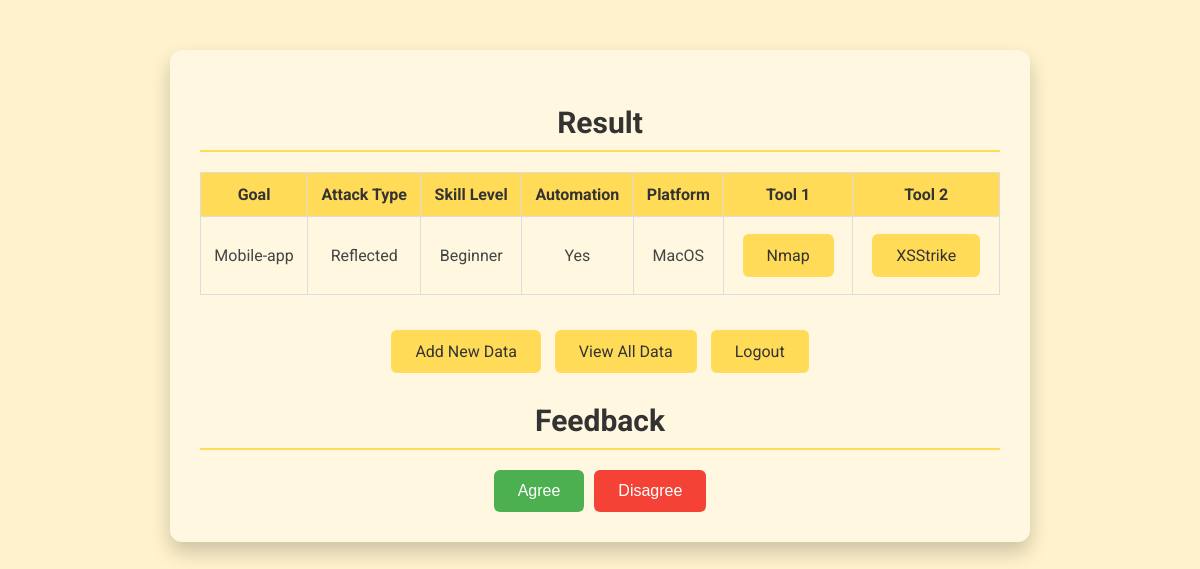
The app's page /result/ (signed in), older data.
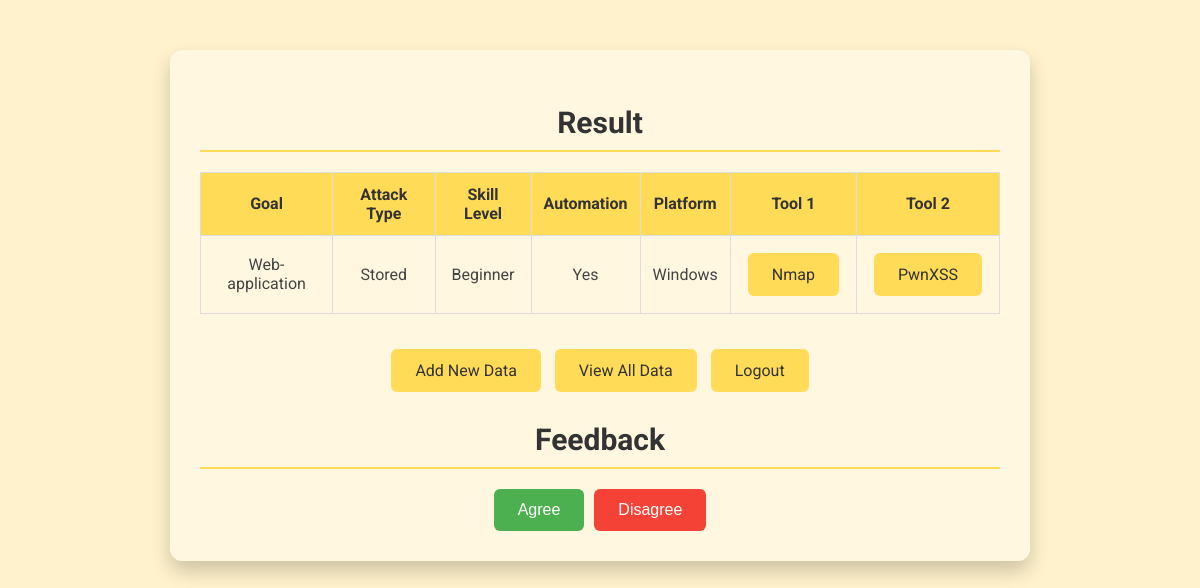
The same page, newer data.
### suggestxss/models.py (models this page shows, shortened)
class UserData(models.Model):
    user = models.ForeignKey(User, on_delete=models.CASCADE)
    goal = models.IntegerField(choices=[(0, 'Web-application'), (1, 'API'), (2, 'Mobile-app')])
    attackT = models.IntegerField(choices=[(0, 'Reflected'), (1, 'Stored'), (2, 'Dom-based')])
    skill = models.IntegerField(choices=[(0, 'Beginner'), (1, 'Intermediate'), (2, 'Advanced')])
    automation = models.IntegerField(choices=[(0, 'No'), (1, 'Yes')])
    platform = models.IntegerField(choices=[(0, 'Windows'), (1, 'Linux'), (2, 'MacOS')])
    suggest = models.IntegerField(choices=[(0, 'Nmap & PwnXSS'), (1, 'Nmap & XSStrike')])
    created_at = models.DateTimeField(default=timezone.now)

### suggestxss/views.py (the view)
# urls.py: path('result/', views.result, name='result'),
def result(request):
    print("Executing result function")
    data = UserData.objects.filter(user=request.user).last()
    feedback = Feedback.objects.filter(user_data=data).last() if data else None
    print("Finished executing result function")
    return render(request, 'suggestxss/result.html', {'data': data})

### suggestxss/templates/suggestxss/result.html (shortened to what this page needs)
<!DOCTYPE html>
<html lang="en">
<head>
</head>
<body>
    <div class="container">
        <h2>Result</h2>
        <table>
            <tr>
                <th>Goal</th>
                <th>Attack Type</th>
                <th>Skill Level</th>
                <th>Automation</th>
                <th>Platform</th>
                <th>Tool 1</th>
                <th>Tool 2</th>
            </tr>
            <tr>
                <td>{{ data.get_goal_display }}</td>
                <td>{{ data.get_attackT_display }}</td>
                <td>{{ data.get_skill_display }}</td>
                <td>{{ data.get_automation_display }}</td>
                <td>{{ data.get_platform_display }}</td>
                <td>
                    {% if data.suggest == 0 or data.suggest == 1 %}
                        <a class="suggestion-link" href="{% url 'nmap_tool' %}">Nmap</a>
                    {% else %}
                        Unknown
                    {% endif %}
                </td>
                <td>
                    {% if data.suggest == 0 %}
                        <a class="suggestion-link" href="{% url 'run_pwnxss' %}">PwnXSS</a>
                    {% elif data.suggest == 1 %}
                        <a class="suggestion-link" href="{% url 'run_xsstrike' %}">XSStrike</a>
                    {% else %}
                        Unknown
                    {% endif %}
                </td>
            </tr>
        </table>
        <div class="button-container">
            <a href="{% url 'new_data' %}">Add New Data</a>
            <a href="{% url 'view_data' %}">View All Data</a>
            <a href="{% url 'logout' %}">Logout</a>
        </div>
        <h2>Feedback</h2>
        <div class="feedback-buttons">
            <button id="agree" class="agree">Agree</button>
            <button id="disagree" class="disagree">Disagree</button>
        </div>
    </div>
</body>
</html>

Row changes from the older to the newer data that the page shows:
no longer on this page (row unchanged): UserData: goal "Mobile-app", attackT "Reflected", skill "Beginner", automation "Yes", platform "MacOS"
added UserData: goal "Web-application", attackT "Stored", skill "Beginner", automation "Yes", platform "Windows"
Text that changed along with them:
text no longer shown: "XSStrike"
text now shown: "PwnXSS"
